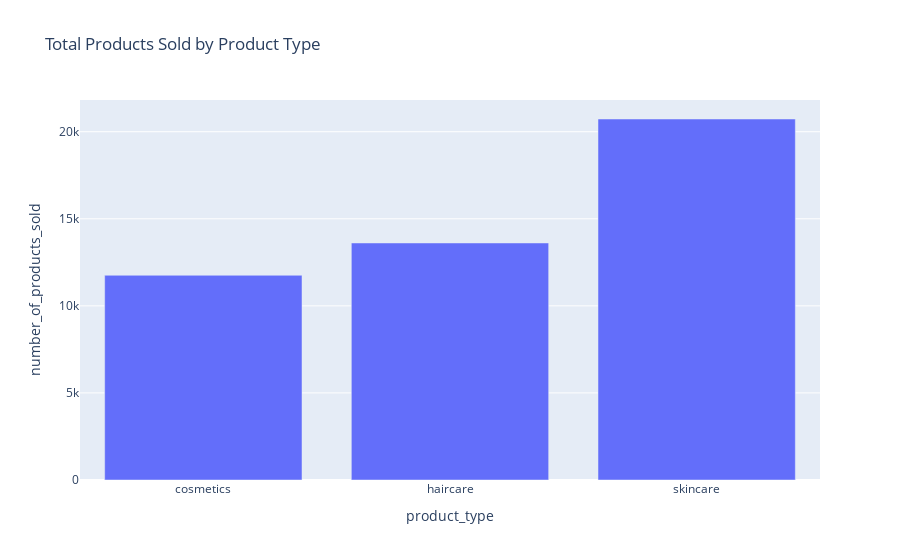

Notebook source saved alongside this figure:
### Code cell
# 1. Total Products Sold by Product Type

sales_by_product = df.groupby("product_type")["number_of_products_sold"].sum().reset_index()

fig1 = px.bar(sales_by_product, x="product_type", y="number_of_products_sold", title="Total Products Sold by Product Type")

fig1.show()

### Figure 1 — Plotly figure (JSON) as saved in the notebook; plotly's stock layout.template omitted (floating-point values rounded to 4 significant figures)
{"data": [{"alignmentgroup": "True", "hovertemplate": "product_type=%{x}<br>number_of_products_sold=%{y}<extra></extra>", "legendgroup": "", "marker": {"color": "#636efa", "pattern": {"shape": ""}}, "name": "", "offsetgroup": "", "orientation": "v", "showlegend": false, "textposition": "auto", "type": "bar", "x": ["cosmetics", "haircare", "skincare"], "xaxis": "x", "y": [11757, 13611, 20731], "yaxis": "y"}], "layout": {"barmode": "relative", "legend": {"tracegroupgap": 0}, "title": {"text": "Total Products Sold by Product Type"}, "xaxis": {"anchor": "y", "domain": [0, 1], "title": {"text": "product_type"}}, "yaxis": {"anchor": "x", "domain": [0, 1], "title": {"text": "number_of_products_sold"}}}}
